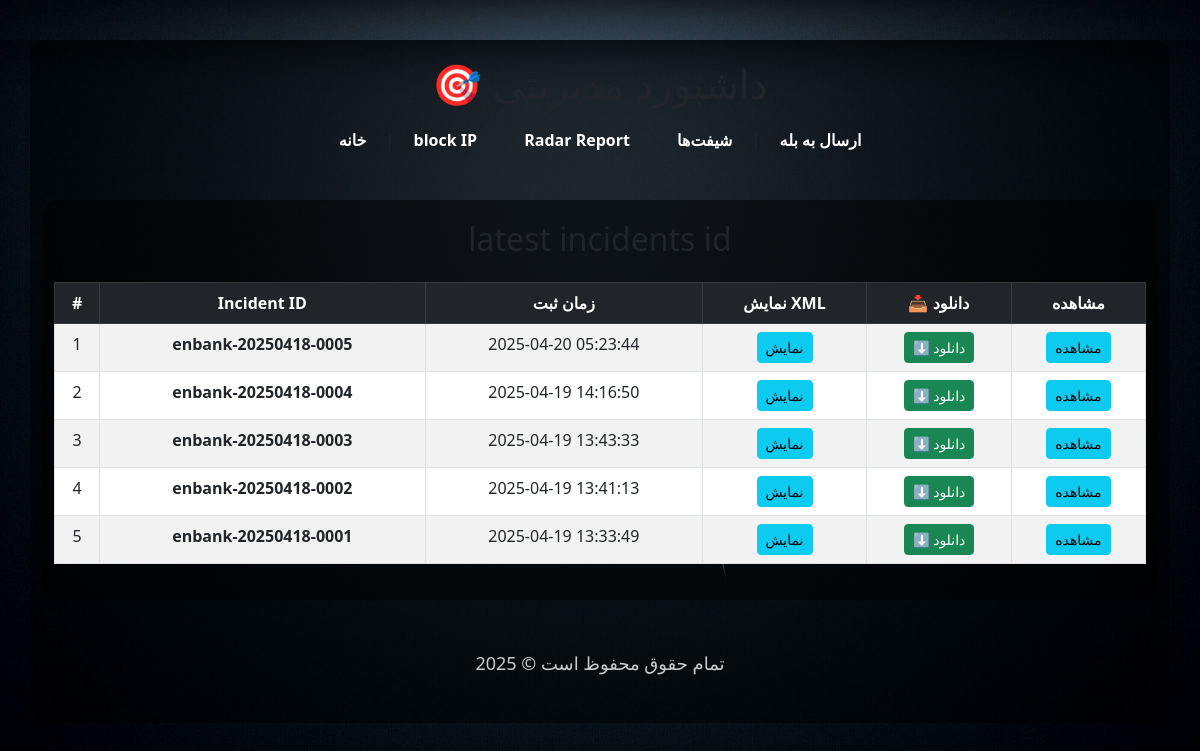
Screenshot of /latest-incidents with the database file from the repository.
### models.py (models this page shows)
class IODEFDocument(db.Model):
    __tablename__ = 'iodef_documents'
    id = db.Column(db.Integer, primary_key=True)
    incidentid = db.Column(db.String(100), unique=True)
    raw_xml = db.Column(db.Text)
    created_at = db.Column(db.DateTime, default=datetime.utcnow)

### app.py (the view)
@app.route("/latest-incidents")
def latest_incidents():
    from models import IODEFDocument
    incidents = IODEFDocument.query.order_by(IODEFDocument.created_at.desc()).limit(20).all()
    return render_template("latest_incidents.html", incidents=incidents)

### templates/latest_incidents.html
{% extends "base.html" %}
{% block content %}
<div class="container mt-5">
    <h2 class="mb-4">latest incidents id</h2>
    <table class="table table-bordered table-hover table-striped bg-white text-center">
        <thead class="table-dark">
            <tr>
                <th>#</th>
                <th>Incident ID</th>
                <th>زمان ثبت</th>
                <th>نمایش XML</th>
                <th>📥 دانلود</th>
				<th>مشاهده</th>
            </tr>
        </thead>
        <tbody>
            {% for inc in incidents %}
            <tr>
                <td>{{ loop.index }}</td>
                <td class="fw-bold">{{ inc.incidentid }}</td>
                <td>{{ inc.created_at.strftime('%Y-%m-%d %H:%M:%S') }}</td>
                <td><a href="{{ url_for('show_iodef_document', doc_id=inc.id) }}" class="btn btn-sm btn-info"> نمایش</a></td>
                <td><a href="{{ url_for('download_iodef_document', doc_id=inc.id) }}" class="btn btn-sm btn-success">⬇️ دانلود</a></td>
				<td><a href="{{ url_for('incident_detail', doc_id=inc.id) }}" class="btn btn-sm btn-info"> مشاهده</a></td>
            </tr>
            {% endfor %}
        </tbody>
    </table>
</div>
{% endblock %}

### templates/base.html (shortened to what this page needs)
<!DOCTYPE html>
<html lang="fa">
<head>
    <link rel="stylesheet" href="{{ url_for('static', filename='style.css') }}">
	<link rel="stylesheet" href="https://cdn.jsdelivr.net/npm/bootstrap@5.3.0/dist/css/bootstrap.min.css">
</head>
<body>
    <div class="container">
        <header>
            <h1>🎯 داشبورد مدیریتی</h1>
        </header>
        <nav>
            <a href="{{ url_for('home') }}">خانه</a> |
            <a href="{{ url_for('block_ip') }}">block IP</a> |
            <a href="{{ url_for('radar_report') }}">Radar Report</a> |
            <a href="{{ url_for('send_to_bale') }}">ارسال به بله</a> |
            <a href="{{ url_for('sending_shift') }}">شیفت‌ها</a>
        </nav>
        <main>
            {% block content %}{% endblock %}
        </main>
        <footer>
            <p>تمام حقوق محفوظ است &copy; {{ 2025 }}</p>
        </footer>
    </div>
</body>
</html>

### static/style.css (style rules this page uses)
html, body { height: 100%; margin: 0; padding: 0; font-family: 'Segoe UI', Tahoma, Geneva, Verdana, sans-serif; background-image: url("/static/kali.jpg"); background-size: cover; background-position: center; background-repeat: no-repeat; color: white; }
.container { max-width: 1000px; margin: auto; padding: 20px; background-color: rgba(0, 0, 0, 0.5); border-radius: 16px; margin-top: 40px; }
h1, h2, h3 { text-align: center; margin-bottom: 20px; color: #ffffff; }
p { text-align: center; font-size: 18px; }
nav { text-align: center; margin-top: 20px; margin-bottom: 20px; }
nav a { color: #ffffff; margin: 0 15px; text-decoration: none; font-weight: bold; font-size: 16px; }
footer { text-align: center; padding: 10px; margin-top: 40px; font-size: 14px; color: #ccc; }

### rows the page displays
IODEFDocument: incidentid "enbank-20250418-0005", created_at "2025-04-20 05:23:44"
IODEFDocument: incidentid "enbank-20250418-0004", created_at "2025-04-19 14:16:50"
IODEFDocument: incidentid "enbank-20250418-0003", created_at "2025-04-19 13:43:33"
IODEFDocument: incidentid "enbank-20250418-0002", created_at "2025-04-19 13:41:13"
IODEFDocument: incidentid "enbank-20250418-0001", created_at "2025-04-19 13:33:49"

### other values shown
{{ 2025 }} "2025"
